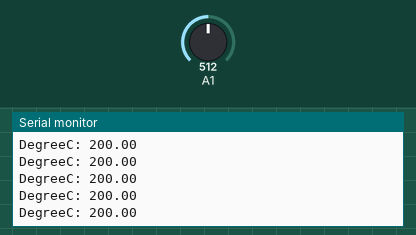
This sketch was run on a simulated Arduino Uno, built with avr-gcc and run on an emulated ATmega328P. Parts: the last lines printed to the serial monitor. Inputs (shaded band) come from the test bench; at power-on: A1 = 512.

Above: at 4.2 s.
4.3 s: A1 set to 323
At 5.1 s:
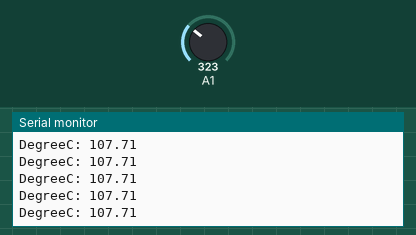
5.8 s: A1 set to 294
At 6.5 s:
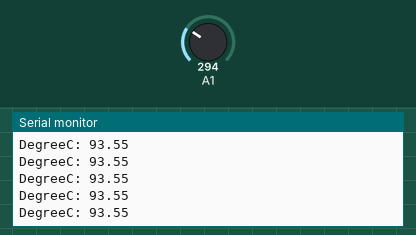
8.8 s: A1 set to 128
At 9.4 s:
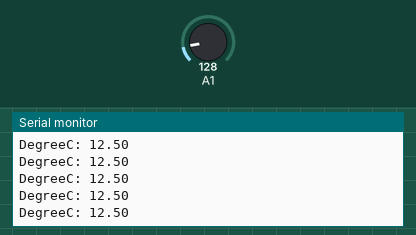
11.8 s: A1 set to 116
At 12.4 s:
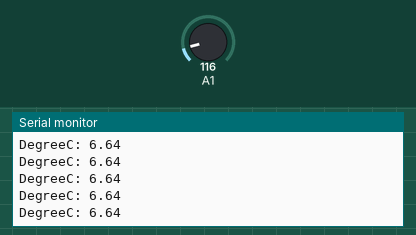
Timing chart, 0 to 14.8 s (numbered marks = the images above; inputs shaded):
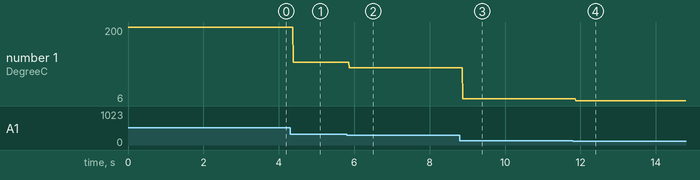

Measured:
- after the input at 4.3 s, the serial monitor: prints a new line after 0.09 s (image 1)
- after the input at 5.8 s, the serial monitor: prints a new line after 0.07 s (image 2)
- after the input at 8.8 s, the serial monitor: prints a new line after 0.08 s (image 3)
- after the input at 11.8 s, the serial monitor: prints a new line after 0.08 s (image 4)
- plotted number 1: 200 → 107.71 after the input at 4.3 s, 107.71 → 93.55 after the input at 5.8 s, 93.55 → 12.5 after the input at 8.8 s, 12.5 → 6 after the input at 11.8 s

The sketch:

Tempe_Test.ino
```cpp
float voltage = 0;
float degreeC = 0;
float degreeF = 0;

void setup() {
  // put your setup code here, to run once:
  Serial.begin(9600);
}

void loop() {
  // put your main code here, to run repeatedly:
  voltage = analogRead(A1) * 0.004882813;
  degreeC = (voltage - 0.5) * 100.0;
  degreeF = degreeC * (9.0/5.0) + 32.0;
  Serial.print("DegreeC: ");
  Serial.println(degreeC);
}
```
